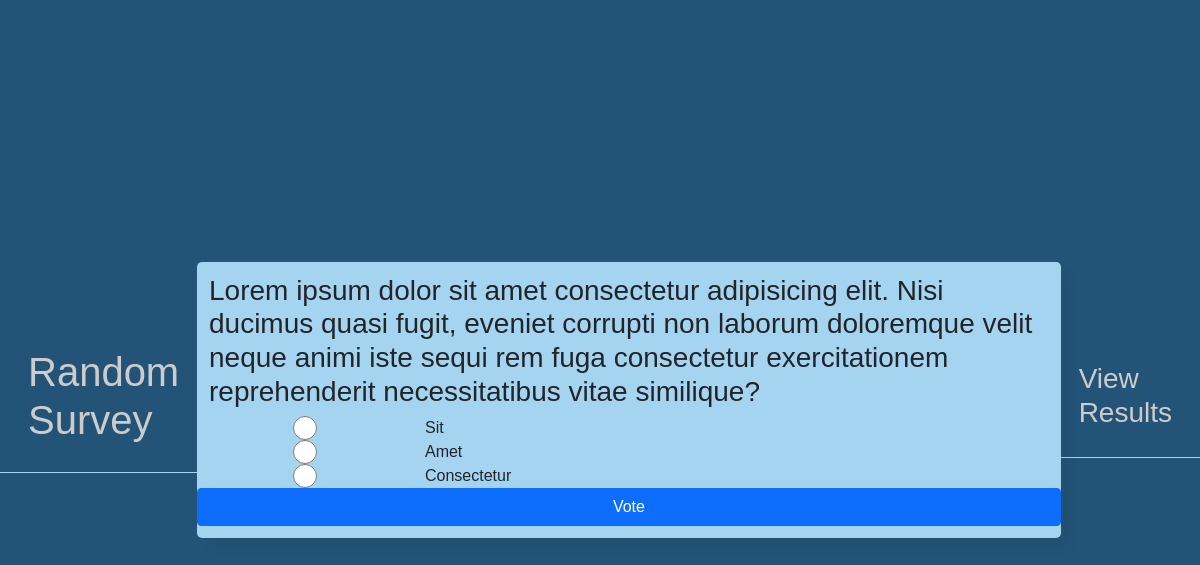
/SurveyApp/index.php, run on the app's committed database.
### tables this page shows
CREATE TABLE `testsurvey` (
  `Id` int(10) UNSIGNED NOT NULL,
  `Question` text NOT NULL,
  `AnswerOne` text NOT NULL,
  `AnswerTwo` text NOT NULL,
  `AnswerThree` text NOT NULL,
  `VoteNumberAnswerOne` int(10) NOT NULL,
  `VoteNumberAnswerTwo` int(10) NOT NULL,
  `VoteNumberAnswerThree` int(10) NOT NULL,
  `TotalVoters` int(10) NOT NULL
);

### SurveyApp/index.php (the view, shortened to what this page needs)
<?php
require_once("connect.php");
?>
<!doctype html>
<html lang="en-EN">
<head>
    <link rel="stylesheet" href="../bootstrap/dist/css/bootstrap.min.css">
    <link rel="stylesheet" href="style.css">
</head>
<body>
    <?php
    $SurveyId = trim(random_int(1, 2));
    $SurveyQuery    =    $DatabaseConnection->prepare("SELECT * FROM testsurvey WHERE Id = ? Limit 1");
    $SurveyQuery->execute([$SurveyId]);
    $RecordNumber    =    $SurveyQuery->rowCount();
    $Record            =    $SurveyQuery->fetch(PDO::FETCH_ASSOC);
    if ($RecordNumber > 0) {
    ?>
        <div class="row">
            <a href="randomSurvey.php">
                <h1>Random Survey</h1>
            </a>
        </div>
        <div class="content">
            <div class="row">
                <h3><?php echo $Record["Question"]; ?></h3>
            </div>
            <form action="vote.php" method="post">
                <div class="row">
                    <input type="radio" name="answer" id="answer1radio" value="1" class="col-md-3">
                    <label for="answer1radio" class="col-md-6" onclick="Radioclick()" id="AnswerOneSpan"><?php echo $Record["AnswerOne"]; ?></label>
                </div>
                <div class="row">
                    <input type="radio" name="answer" id="answer2radio" value="2" class="col-md-3">
                    <label for="answer2radio" class="col-md-6" id="AnswerTwoSpan"><?php echo $Record["AnswerTwo"]; ?></label>
                </div>
                <div class="row">
                    <input type="radio" name="answer" id="answer3radio" value="3" class="col-md-3">
                    <label for="answer3radio" class="col-md-6" id="AnswerThreeSpan"><?php echo $Record["AnswerThree"]; ?></label>
                </div>
                <div class="row">
                    <button type="submit" class="btn btn-primary" name="submitBtn">Vote</button>
                </div>
            </form>
        <?php
    } else {
        ?>
            Unknown Error.
        <?php
    }
        ?>
        </div>
        <div class="row">
            <a href="results.php">
                <h3>View Results</h3>
            </a>
        </div>
</body>
</html>

### SurveyApp/style.css (style rules this page uses)
* { margin: 0; padding: 0; box-sizing: border-box; font-family: "Poppins", sans-serif; }
body { display: flex; padding: 0 10px; min-height: 100vh; background: #235478; align-items: center; justify-content: center; }
.content { padding: 1%; background: #A5D4F1; border-radius: 5px; box-shadow: 10px 10px 10px rgba(0, 0, 0, 0.05); z-index: 2; }
.row > a { font-size: 20px; font-weight: 600; padding: 20px 30px; border-bottom: 1px solid #A5D4F1; }
a { text-decoration: none; color:#ccc; }

### data on the page
testsurvey: Question "Lorem ipsum dolor sit amet consectetur adipisicing elit. Nisi ducimus quasi fugit, eveniet corrupti non laborum doloremque velit neque animi iste sequi rem fuga consectetur exercitationem reprehenderit necessitatibus vitae similique?", AnswerOne "Sit", AnswerTwo "Amet", AnswerThree "Consectetur"
